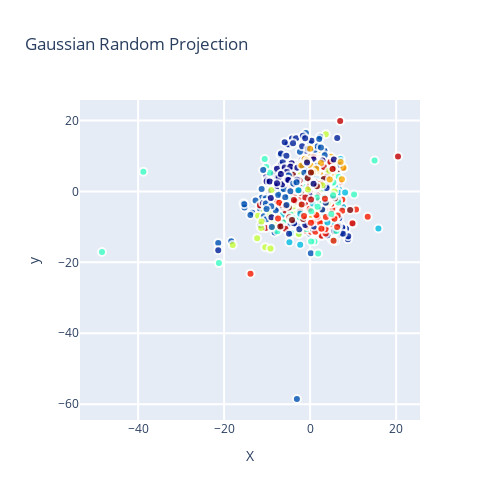

The notebook cell this image was saved under:
### Code cell
plot(X_reduced, y, "Gaussian Random Projection")

### Figure 1 — Plotly figure (JSON) as saved in the notebook; plotly's stock layout.template omitted (floating-point values rounded to 4 significant figures; data arrays with more than 128 entries replaced by an {"elided": "..."} marker saying what was removed)
{"data": [{"marker": {"color": {"elided": "1797 int values"}, "colorscale": [[0, "rgb(0,0,131)"], [0.2, "rgb(0,60,170)"], [0.4, "rgb(5,255,255)"], [0.6, "rgb(255,255,0)"], [0.8, "rgb(250,0,0)"], [1, "rgb(128,0,0)"]], "line": {"color": "rgb(255, 255, 255)", "width": 2}, "opacity": 0.8, "showscale": false, "size": 8}, "mode": "markers", "showlegend": false, "text": {"elided": "1797 int values"}, "type": "scatter", "x": {"elided": "1797 float values"}, "y": {"elided": "1797 float values"}}], "layout": {"height": 500, "hovermode": "closest", "showlegend": true, "title": {"text": "Gaussian Random Projection"}, "width": 500, "xaxis": {"autorange": true, "gridwidth": 2, "range": [-53.51, 25.55], "ticklen": 5, "title": {"text": "X"}, "type": "linear", "zeroline": false}, "yaxis": {"autorange": true, "gridwidth": 2, "range": [-64.47, 25.78], "ticklen": 5, "title": {"text": "y"}, "type": "linear"}}}
